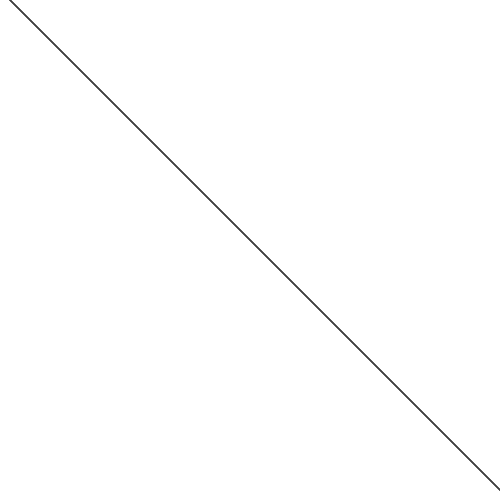
Frame 1 (no input)
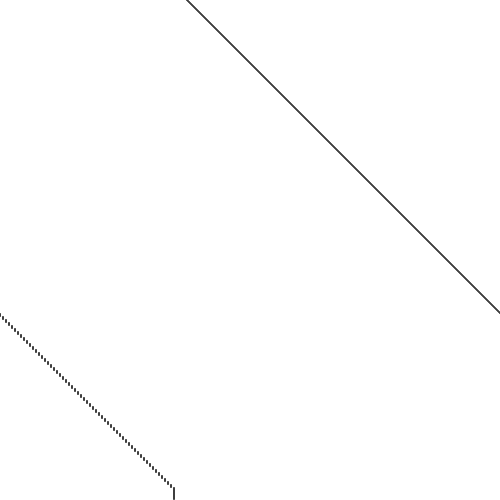
Frame 60 (the mouse pressed at the canvas centre just before this capture)
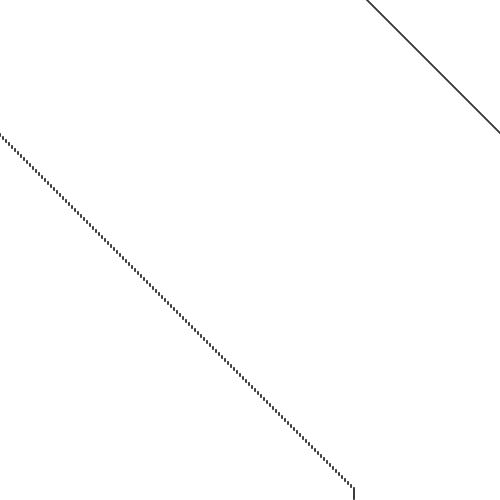
Frame 120 (the mouse held since frame 60 and released just before this capture)

The Processing sketch that drew these frames (run headless with seeded random() and noise(); from frame 60 on, the mouse is pressed at the canvas centre):

// Processing sketch: ej
// ── ej.pde




ArrayList < Objeto > lista = new ArrayList < Objeto > ();
Objeto o;

int inicio, fin;

void setup() {
	size(500, 500);
	int total = 500;
	for (int i = 0; i < total; i++) {
		float pos = map(i, 0, total, 0, height);
		o = new Objeto(10 + i, pos, 2);
		lista.add(o);
	}
    fin = lista.size();
}

void draw() {
	background(255);

    for (int i = inicio; i < fin; i ++) {
        // if (i % 5 == 0) {
            Objeto cualquiera = lista.get(i);
            cualquiera.forma();
            cualquiera.mov();
            cualquiera.borde();
        // }
    }

      // Objeto cualquiera = lista.get();
      // cualquiera.forma();
      // cualquiera.mov();
      // cualquiera.borde();


}

void keyPressed() {
    if (key == '+') {inicio ++;}
    if (key == '-') {fin --;}
}

// ── Objeto.pde
class Objeto {
	float x, y, velx, vely;
	float tam;

	Objeto(float x, float y, float tam) {
		this.x = x;
		this.y = y;
		this.tam = tam;
		this.velx = 3;
	}

	// Elipse negra
	void forma() {
        noStroke();
		fill(51);
		ellipse(x, y, tam, tam);
	}
	// mov
	void mov() {
		// borde
		x += velx;
		y += vely;
	}

	// borde derecho
	void borde(){
		if(x > width){x = 0;}
	}
}
